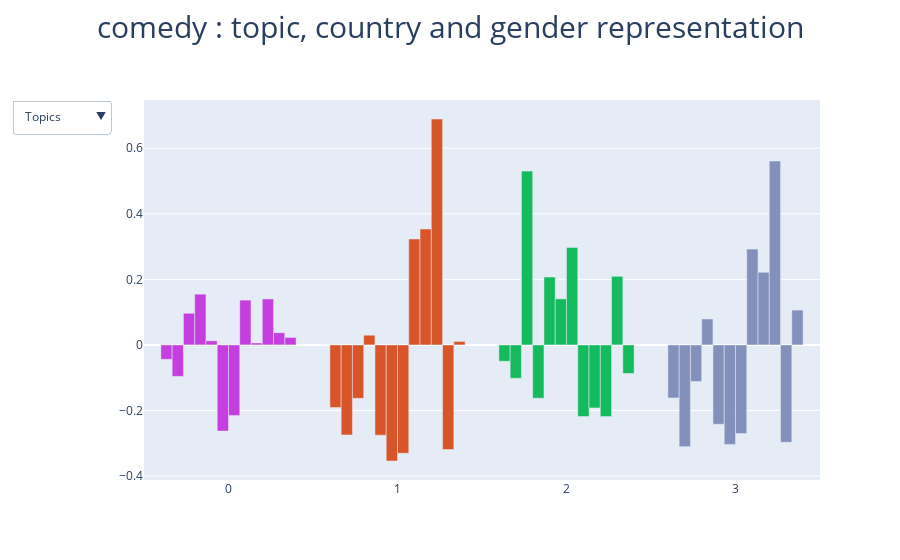

Notebook code cell kept with this figure:
### Code cell
topics = ['experiment_scientist_power_creature', 'body_vampire_child_night', 'money_steal_prisoner_bank_drug', 'team_game_coach_player', 'ship_alien_earth_attack', 'murder_police_gang_fight_crime', 'agent_shoot_military_bomb', 'band_family_show_music_dream', 'family_father_mother_daughter_wedding', 'home_school_night_parent_party_decide', 'escape_camp_attack_truck', 'movie_woman_play_character_role']

fig = go.Figure()

#adding figures related to topics
for i in topics:
    fig.add_bar(x=res2.loc[res2['feature']==i, 'cluster'], y=res2.loc[res2['feature']==i, 'value'], marker_color=colors, name=i)
#adding figures related to countries
for i in ['Indian', 'American']:
    fig.add_bar(x=res2.loc[res2['feature']==i, 'cluster'], y=res2.loc[res2['feature']==i, 'value'], marker_color=colors, name=i, visible=False)
#adding features related to actor data
for i in res2['feature'][:4]:
    fig.add_bar(x=res2.loc[res2['feature']==i, 'cluster'], y=res2.loc[res2['feature']==i, 'value'], marker_color=colors, name=i, visible=False)

# creating buttons to interact with the plot
fig.update_layout(
    updatemenus=[
        dict(
            active=0,
            buttons=list([
                dict(label="Topics",
                     method="update",
                     args=[{"visible": list(np.append(np.repeat(True, 12), np.repeat(False, 6)))}]),
                dict(label="Countries",
                     method="update",
                     args=[{"visible": list(np.append(np.repeat(False, 12), np.append(np.repeat(True, 2), np.repeat(False, 4))))}]),
                dict(label="Actor data",
                     method="update",
                     args=[{"visible": list(np.append(np.repeat(False, 14), np.repeat(True, 4)))}]),
            ]),
        )
    ],
    barmode='group', title=dict(text=genre+ ' : topic, country and gender representation', x=0.5, y=0.97, xanchor='auto', yanchor='top', font=dict(size=30)))

fig.update_layout(showlegend=False)

fig.show()

### Figure 1 — Plotly figure (JSON) as saved in the notebook; plotly's stock layout.template omitted (floating-point values rounded to 4 significant figures)
{"data": [{"marker": {"color": ["#C53EDF", "#D75528", "#14BA5E", "#8490BC"]}, "name": "experiment_scientist_power_creature", "type": "bar", "x": [0, 1, 2, 3], "y": [-0.04396, -0.191, -0.04981, -0.1618]}, {"marker": {"color": ["#C53EDF", "#D75528", "#14BA5E", "#8490BC"]}, "name": "body_vampire_child_night", "type": "bar", "x": [0, 1, 2, 3], "y": [-0.09598, -0.2746, -0.1017, -0.3103]}, {"marker": {"color": ["#C53EDF", "#D75528", "#14BA5E", "#8490BC"]}, "name": "money_steal_prisoner_bank_drug", "type": "bar", "x": [0, 1, 2, 3], "y": [0.09657, -0.1628, 0.5303, -0.1116]}, {"marker": {"color": ["#C53EDF", "#D75528", "#14BA5E", "#8490BC"]}, "name": "team_game_coach_player", "type": "bar", "x": [0, 1, 2, 3], "y": [0.1549, 0.02965, -0.1626, 0.07919]}, {"marker": {"color": ["#C53EDF", "#D75528", "#14BA5E", "#8490BC"]}, "name": "ship_alien_earth_attack", "type": "bar", "x": [0, 1, 2, 3], "y": [0.01252, -0.2752, 0.207, -0.242]}, {"marker": {"color": ["#C53EDF", "#D75528", "#14BA5E", "#8490BC"]}, "name": "murder_police_gang_fight_crime", "type": "bar", "x": [0, 1, 2, 3], "y": [-0.263, -0.3541, 0.1405, -0.3035]}, {"marker": {"color": ["#C53EDF", "#D75528", "#14BA5E", "#8490BC"]}, "name": "agent_shoot_military_bomb", "type": "bar", "x": [0, 1, 2, 3], "y": [-0.2154, -0.3303, 0.2976, -0.2705]}, {"marker": {"color": ["#C53EDF", "#D75528", "#14BA5E", "#8490BC"]}, "name": "band_family_show_music_dream", "type": "bar", "x": [0, 1, 2, 3], "y": [0.1368, 0.3233, -0.2185, 0.2924]}, {"marker": {"color": ["#C53EDF", "#D75528", "#14BA5E", "#8490BC"]}, "name": "family_father_mother_daughter_wedding", "type": "bar", "x": [0, 1, 2, 3], "y": [0.005964, 0.3535, -0.1923, 0.2216]}, {"marker": {"color": ["#C53EDF", "#D75528", "#14BA5E", "#8490BC"]}, "name": "home_school_night_parent_party_decide", "type": "bar", "x": [0, 1, 2, 3], "y": [0.1403, 0.6893, -0.2185, 0.561]}, {"marker": {"color": ["#C53EDF", "#D75528", "#14BA5E", "#8490BC"]}, "name": "escape_camp_attack_truck", "type": "bar", "x": [0, 1, 2, 3], "y": [0.03723, -0.319, 0.2094, -0.2969]}, {"marker": {"color": ["#C53EDF", "#D75528", "#14BA5E", "#8490BC"]}, "name": "movie_woman_play_character_role", "type": "bar", "x": [0, 1, 2, 3], "y": [0.02285, 0.01057, -0.08701, 0.1063]}, {"marker": {"color": ["#C53EDF", "#D75528", "#14BA5E", "#8490BC"]}, "name": "Indian", "type": "bar", "visible": false, "x": [0, 1, 2, 3], "y": [0.871, 1.535, 0.6266, 1.118]}, {"marker": {"color": ["#C53EDF", "#D75528", "#14BA5E", "#8490BC"]}, "name": "American", "type": "bar", "visible": false, "x": [0, 1, 2, 3], "y": [1.025, 0.8976, 1.072, 0.9775]}, {"marker": {"color": ["#C53EDF", "#D75528", "#14BA5E", "#8490BC"]}, "name": "mean_male_actor_age", "type": "bar", "visible": false, "x": [0, 1, 2, 3], "y": [40.07, 38.79, 41.05, 39.41]}, {"marker": {"color": ["#C53EDF", "#D75528", "#14BA5E", "#8490BC"]}, "name": "mean_female_actor_age", "type": "bar", "visible": false, "x": [0, 1, 2, 3], "y": [33.45, 33.62, 33.57, 33.3]}, {"marker": {"color": ["#C53EDF", "#D75528", "#14BA5E", "#8490BC"]}, "name": "average_number_of_films_actors_played_in", "type": "bar", "visible": false, "x": [0, 1, 2, 3], "y": [17.65, 20.7, 18.42, 19.47]}, {"marker": {"color": ["#C53EDF", "#D75528", "#14BA5E", "#8490BC"]}, "name": "percent_female_cast", "type": "bar", "visible": false, "x": [0, 1, 2, 3], "y": [33.43, 41.18, 28.54, 38.95]}], "layout": {"barmode": "group", "showlegend": false, "title": {"font": {"size": 30}, "text": "comedy : topic, country and gender representation", "x": 0.5, "xanchor": "auto", "y": 0.97, "yanchor": "top"}, "updatemenus": [{"active": 0, "buttons": [{"args": [{"visible": [true, true, true, true, true, true, true, true, true, true, true, true, false, false, false, false, false, false]}], "label": "Topics", "method": "update"}, {"args": [{"visible": [false, false, false, false, false, false, false, false, false, false, false, false, true, true, false, false, false, false]}], "label": "Countries", "method": "update"}, {"args": [{"visible": [false, false, false, false, false, false, false, false, false, false, false, false, false, false, true, true, true, true]}], "label": "Actor data", "method": "update"}]}]}}
